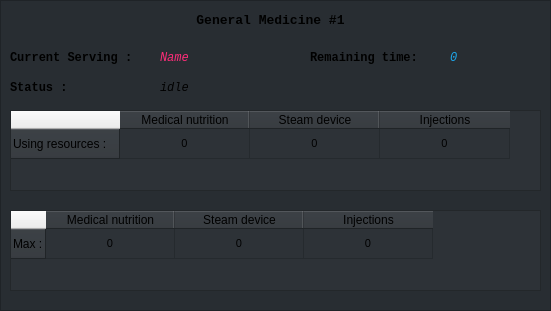
       <widget class="QFrame" name="frame_10">
        <property name="geometry">
         <rect>
          <x>10</x>
          <y>410</y>
          <width>551</width>
          <height>311</height>
         </rect>
        </property>
        <property name="styleSheet">
         <string notr="true">QFrame
{
background-color: rgb(40, 45, 50);
	border-color: rgb(255, 44, 121);
}
QFrame:hover
{
background-color: rgb(40, 45, 50);
	border-color: rgb(255, 44, 121);
}</string>
        </property>
        <property name="frameShape">
         <enum>QFrame::StyledPanel</enum>
        </property>
        <property name="frameShadow">
         <enum>QFrame::Raised</enum>
        </property>
        <widget class="QLabel" name="label_43">
         <property name="geometry">
          <rect>
           <x>10</x>
           <y>10</y>
           <width>521</width>
           <height>20</height>
          </rect>
         </property>
         <property name="font">
          <font>
           <family>Consolas</family>
           <pointsize>10</pointsize>
           <weight>75</weight>
           <bold>true</bold>
          </font>
         </property>
         <property name="text">
          <string>General Medicine #1</string>
         </property>
         <property name="alignment">
          <set>Qt::AlignCenter</set>
         </property>
        </widget>
        <widget class="QLabel" name="label_46">
         <property name="geometry">
          <rect>
           <x>10</x>
           <y>50</y>
           <width>141</width>
           <height>16</height>
          </rect>
         </property>
         <property name="font">
          <font>
           <family>Consolas</family>
           <pointsize>9</pointsize>
           <weight>75</weight>
           <bold>true</bold>
          </font>
         </property>
         <property name="text">
          <string>Current Serving : </string>
         </property>
        </widget>
        <widget class="QLabel" name="gm1name">
         <property name="geometry">
          <rect>
           <x>160</x>
           <y>50</y>
           <width>141</width>
           <height>16</height>
          </rect>
         </property>
         <property name="font">
          <font>
           <family>Consolas</family>
           <pointsize>9</pointsize>
           <weight>50</weight>
           <italic>true</italic>
           <bold>false</bold>
          </font>
         </property>
         <property name="styleSheet">
          <string notr="true">color: rgb(255, 44, 121);</string>
         </property>
         <property name="text">
          <string>Name</string>
         </property>
        </widget>
        <widget class="QLabel" name="gm1time">
         <property name="geometry">
          <rect>
           <x>450</x>
           <y>50</y>
           <width>81</width>
           <height>16</height>
          </rect>
         </property>
         <property name="font">
          <font>
           <family>Consolas</family>
           <pointsize>9</pointsize>
           <weight>50</weight>
           <italic>true</italic>
           <bold>false</bold>
          </font>
         </property>
         <property name="styleSheet">
          <string notr="true">color: rgb(28, 167, 236);</string>
         </property>
         <property name="text">
          <string>0</string>
         </property>
        </widget>
        <widget class="QLabel" name="label_49">
         <property name="geometry">
          <rect>
           <x>310</x>
           <y>50</y>
           <width>131</width>
           <height>16</height>
          </rect>
         </property>
         <property name="font">
          <font>
           <family>Consolas</family>
           <pointsize>9</pointsize>
           <weight>75</weight>
           <bold>true</bold>
          </font>
         </property>
         <property name="text">
          <string>Remaining time: </string>
         </property>
        </widget>
        <widget class="QTableWidget" name="gm1using">
         <property name="geometry">
          <rect>
           <x>10</x>
           <y>110</y>
           <width>531</width>
           <height>81</height>
          </rect>
         </property>
         <property name="font">
          <font>
           <pointsize>8</pointsize>
          </font>
         </property>
         <property name="styleSheet">
          <string notr="true">background-color: rgb(45, 50, 55);</string>
         </property>
         <attribute name="horizontalHeaderDefaultSectionSize">
          <number>130</number>
         </attribute>
         <row>
          <property name="text">
           <string>Using resources : </string>
          </property>
         </row>
         <column>
          <property name="text">
           <string>Medical nutrition</string>
          </property>
          <property name="textAlignment">
           <set>AlignCenter</set>
          </property>
         </column>
         <column>
          <property name="text">
           <string>Steam device</string>
          </property>
         </column>
         <column>
          <property name="text">
           <string>Injections</string>
          </property>
         </column>
         <item row="0" column="0">
          <property name="text">
           <string>0</string>
          </property>
          <property name="textAlignment">
           <set>AlignCenter</set>
          </property>
         </item>
         <item row="0" column="1">
          <property name="text">
           <string>0</string>
          </property>
          <property name="textAlignment">
           <set>AlignCenter</set>
          </property>
         </item>
         <item row="0" column="2">
          <property name="text">
           <string>0</string>
          </property>
          <property name="textAlignment">
           <set>AlignCenter</set>
          </property>
         </item>
        </widget>
        <widget class="QLabel" name="gm1stat">
         <property name="geometry">
          <rect>
           <x>160</x>
           <y>80</y>
           <width>141</width>
           <height>16</height>
          </rect>
         </property>
         <property name="font">
          <font>
           <family>Consolas</family>
           <pointsize>9</pointsize>
           <weight>50</weight>
           <italic>true</italic>
           <bold>false</bold>
          </font>
         </property>
         <property name="text">
          <string>idle</string>
         </property>
        </widget>
        <widget class="QLabel" name="label_52">
         <property name="geometry">
          <rect>
           <x>10</x>
           <y>80</y>
           <width>141</width>
           <height>16</height>
          </rect>
         </property>
         <property name="font">
          <font>
           <family>Consolas</family>
           <pointsize>9</pointsize>
           <weight>75</weight>
           <bold>true</bold>
          </font>
         </property>
         <property name="text">
          <string>Status : </string>
         </property>
        </widget>
        <widget class="QTableWidget" name="gm1max">
         <property name="geometry">
          <rect>
           <x>10</x>
           <y>210</y>
           <width>531</width>
           <height>81</height>
          </rect>
         </property>
         <property name="font">
          <font>
           <pointsize>8</pointsize>
          </font>
         </property>
         <property name="styleSheet">
          <string notr="true">background-color: rgb(45, 50, 55);</string>
         </property>
         <attribute name="horizontalHeaderDefaultSectionSize">
          <number>129</number>
         </attribute>
         <row>
          <property name="text">
           <string>Max :</string>
          </property>
         </row>
         <column>
          <property name="text">
           <string>Medical nutrition</string>
          </property>
          <property name="textAlignment">
           <set>AlignCenter</set>
          </property>
         </column>
         <column>
          <property name="text">
           <string>Steam device</string>
          </property>
         </column>
         <column>
          <property name="text">
           <string>Injections</string>
          </property>
         </column>
         <item row="0" column="0">
          <property name="text">
           <string>0</string>
          </property>
          <property name="textAlignment">
           <set>AlignCenter</set>
          </property>
         </item>
         <item row="0" column="1">
          <property name="text">
           <string>0</string>
          </property>
          <property name="textAlignment">
           <set>AlignCenter</set>
          </property>
         </item>
         <item row="0" column="2">
          <property name="text">
           <string>0</string>
          </property>
          <property name="textAlignment">
           <set>AlignCenter</set>
          </property>
         </item>
        </widget>
       </widget>
